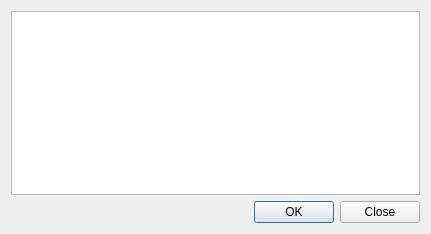
<?xml version="1.0" encoding="UTF-8"?>
<ui version="4.0">
 <class>ui_qt_dialog</class>
 <widget class="QDialog" name="ui_qt_dialog">
  <property name="geometry">
   <rect>
    <x>0</x>
    <y>0</y>
    <width>431</width>
    <height>234</height>
   </rect>
  </property>
  <property name="windowTitle">
   <string>View</string>
  </property>
  <layout class="QVBoxLayout" name="verticalLayout_2">
   <item>
    <widget class="QPlainTextEdit" name="plainTextEdit">
     <property name="sizePolicy">
      <sizepolicy hsizetype="Preferred" vsizetype="Preferred">
       <horstretch>0</horstretch>
       <verstretch>0</verstretch>
      </sizepolicy>
     </property>
    </widget>
   </item>
   <item>
    <widget class="QDialogButtonBox" name="buttonBox">
     <property name="sizePolicy">
      <sizepolicy hsizetype="Expanding" vsizetype="Fixed">
       <horstretch>0</horstretch>
       <verstretch>0</verstretch>
      </sizepolicy>
     </property>
     <property name="orientation">
      <enum>Qt::Horizontal</enum>
     </property>
     <property name="standardButtons">
      <set>QDialogButtonBox::Close|QDialogButtonBox::Ok</set>
     </property>
    </widget>
   </item>
  </layout>
 </widget>
 <resources/>
 <connections>
  <connection>
   <sender>buttonBox</sender>
   <signal>accepted()</signal>
   <receiver>ui_qt_dialog</receiver>
   <slot>accept()</slot>
   <hints>
    <hint type="sourcelabel">
     <x>248</x>
     <y>254</y>
    </hint>
    <hint type="destinationlabel">
     <x>157</x>
     <y>274</y>
    </hint>
   </hints>
  </connection>
  <connection>
   <sender>buttonBox</sender>
   <signal>rejected()</signal>
   <receiver>ui_qt_dialog</receiver>
   <slot>reject()</slot>
   <hints>
    <hint type="sourcelabel">
     <x>316</x>
     <y>260</y>
    </hint>
    <hint type="destinationlabel">
     <x>286</x>
     <y>274</y>
    </hint>
   </hints>
  </connection>
 </connections>
</ui>
